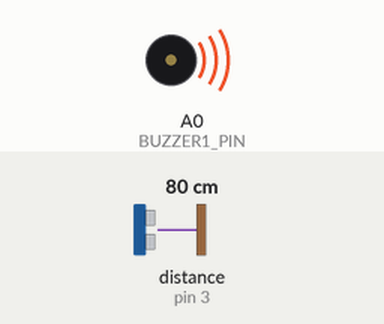
This sketch was run on a simulated Arduino Uno, built with avr-gcc and run on an emulated ATmega328P. Shown: buzzer (waves = sounding). Wiring (inferred from the names in the program): ultrasonic range finder: trigger pin 2; echo pin 3. The inputs (shaded band) are chosen by the test bench; at power-on: distance to the obstacle (sensor on pin 3) 80 cm. The echo pulse lasts 58.3 µs per cm.

Above: at 0.1 s.
Timing chart, 0 to 1.6 s (numbered marks = the images above):
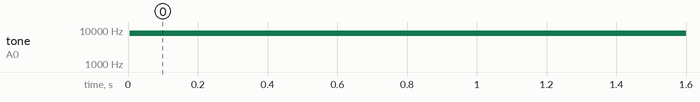

Measured:
- by itself, tone on A0 (BUZZER1_PIN): silent → 8000 Hz at 0.01 s

The sketch:

ArduinoTheremin.ino
```cpp
const int SENSOR1_TRIG = 2;
const int SENSORT1_ECHO = 3;
const int BUZZER1_PIN = A0;

void setup(){
    pinMode(SENSOR1_TRIG, OUTPUT);
    pinMode(SENSORT1_ECHO, INPUT);

    Serial.begin(9600);
}

void loop(){

    digitalWrite(SENSOR1_TRIG, LOW);
    delayMicroseconds(5);
    digitalWrite(SENSOR1_TRIG, HIGH);
    delayMicroseconds(10);
    digitalWrite(SENSOR1_TRIG, LOW);

    int duration = pulseIn(SENSORT1_ECHO, HIGH);
    int distance_CM = duration / 58;

    tone(BUZZER1_PIN, distance_CM * 100);

    delay(10);

}
```
